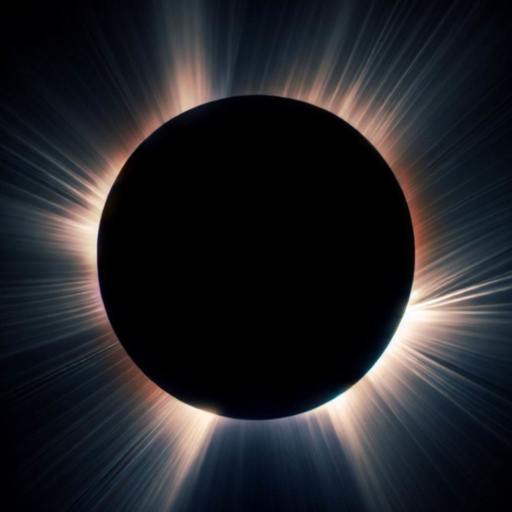
#> input picture corona3.jpeg, 1024 x 1024 px, found by its file name (shown at 1/2 size)
$ jupyter execute --allow-errors imagen.ipynb
#> lines starting #> are read from the running program, lines starting #| are printed output that depends on the picture
[cell 1]
import numpy as np
import matplotlib.pyplot as plt
import matplotlib.animation as animation
import os
import cv2
import pandas as pd

# Load the input image
img = cv2.imread('/home/emiliano/proyecto_INAOE/GATU/corona3.jpeg', 0)
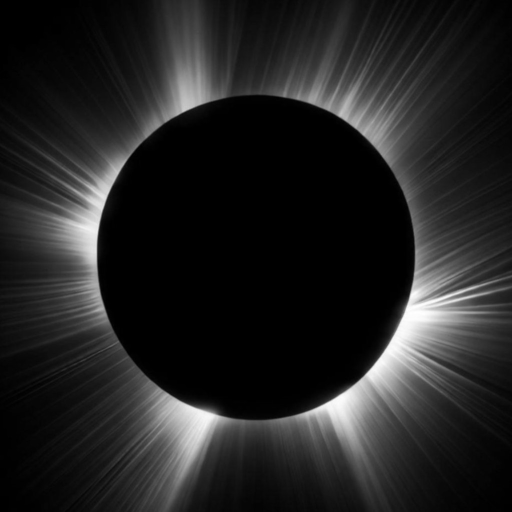
#> img: shape (1024, 1024) (shown at 1/2 size); min 0, max 255, mean 34.9

# Get the dimensions of the image
h, w = img.shape
#> h = 1024; w = 1024

# Calculate center of image
center_x = w // 2
#> center_x = 512
center_y = h // 2
#> center_y = 512

# Initialize the radar values array with 3600 samples per angle
radar_values = np.zeros((h // 2, 360))
print(h,w)
#| 1024 1024

[cell 2]
z=[]
j=[]

for angle in np.arange(0, 360, 1.0):
    for r in range(h // 2):
        x = int(np.round(center_x + r * np.sin(np.deg2rad(angle))))
        z.append(x)
        y = int(np.round(center_y + r * np.cos(np.deg2rad(angle))))
        j.append(y)

[cell 3]
j=[]
l=[]

for angle in np.arange(0, 360, 1.0):
    for r in range(h // 2):
        x = int(np.round(center_x + r * np.sin(np.deg2rad(angle))))
        j.append(x)
        y = int(np.round(center_y + r * np.cos(np.deg2rad(angle))))
        l.append(y)

print(x,y,h,w)
#| 503 1023 1024 1024

[cell 4]
np.min(l)
#> Out = 1

[cell 5]
print(h,w)
#| 1024 1024

[cell 6]
print(np.shape(radar_values))
#| (512, 360)

[cell 7]
radar_values

[cell 8]
z=[]
j=[]
for angle in np.arange(0, 360, 1.0):
    for r in range(h // 2):
        x = int(np.round(center_x + r * np.sin(np.deg2rad(angle))))
        z.append(x)
        y = int(np.round(center_y + r * np.cos(np.deg2rad(angle))))
        j.append(y)
        if x < 0 or x >= w or y < 0 or y >= h:
            radar_values[r, int(angle)] = 0
        else:
            radar_values[r, int(angle)] = img[y, x]
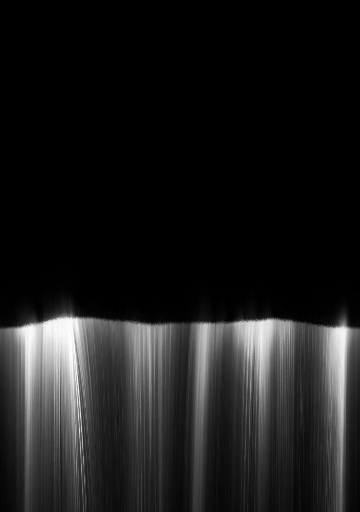
#> radar_values: shape (512, 360) float64; min 0, max 255, mean 27.1
#> after the loop, j = 184320 items; z = 184320 items

[cell 9]
print(np.shape(z))
#| (184320,)
print(512*360)

[cell 10]
np.shape(radar_values)
#> Out = (512, 360)

[cell 11]
avg_values = np.mean(radar_values, axis=0)
#> avg_values = 360 values, max 65.37 at index 341, min 9.29 at index 181, mean 27.14

[cell 12]
np.shape(avg_values)
#> Out = (360,)

[cell 13]
data = np.column_stack((np.arange(0, 360, 1.0), avg_values))
#> data = 360 pairs, first value 0 to 359, second value 9.29 to 65.37
data
#> Out has the same summary as data

[cell 14]
time_signature = (4, 4)
numerator, denominator = time_signature
print(numerator,denominator)

[cell 15]
import os
import mido
import numpy as np
import matplotlib.pyplot as plt

# Load data from file
#> (the rest of this cell did not finish here and is left out)

[cell 16]
data
#> Out has the same summary as data

[cell 17]
data
#> Out has the same summary as data

$ run again, with sonogram.png saved as corona3.jpeg
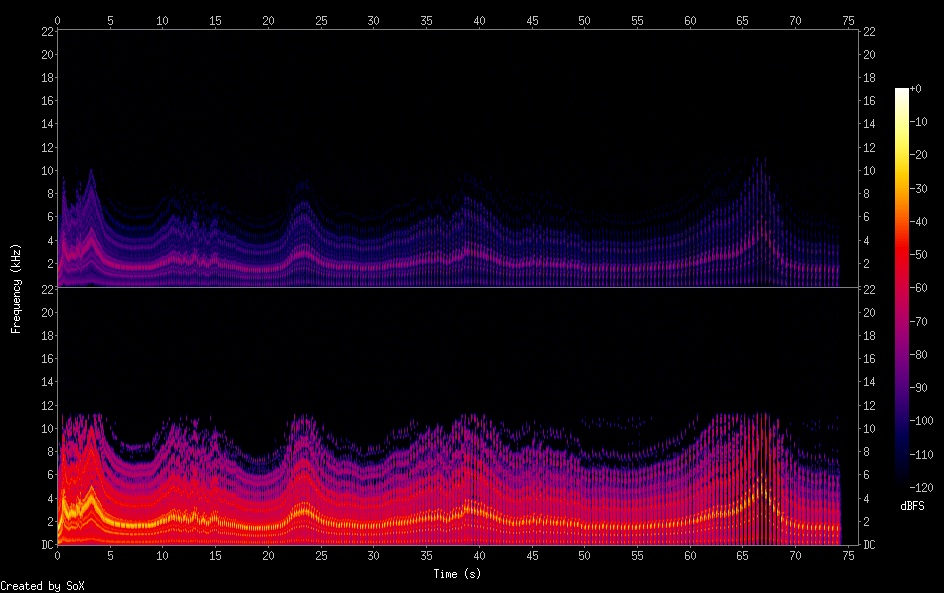
#> input picture sonogram.png, 944 x 593 px, found by its file name
#> `img = cv2.imread('/home/emiliano/proyecto_INAOE/GATU/corona3.jpeg', 0)`:
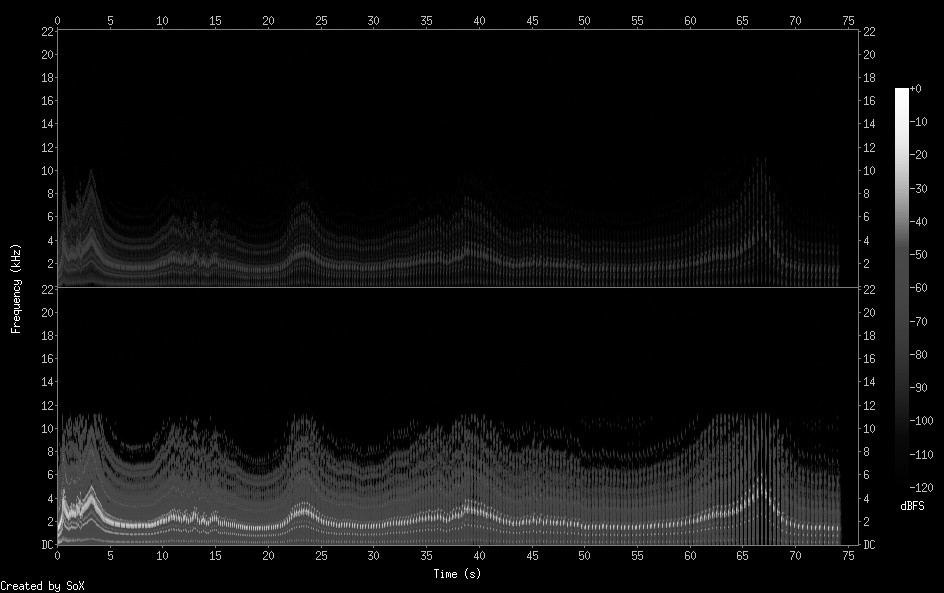
#> img: shape (593, 944); min 0, max 255, mean 14
#| 593 944
#| 467 591 593 944
#| 593 944
#| (296, 360)
#> after the loop `for angle in np.arange(0, 360, 1.0):`:
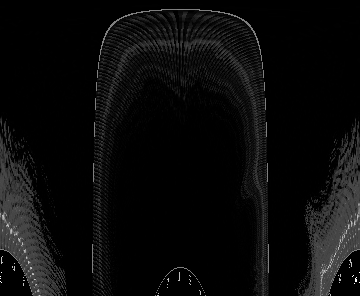
#> radar_values: shape (296, 360) float64; min 0, max 255, mean 10.7
#> after the loop `for angle in np.arange(0, 360, 1.0):`: j = 106560 items
#| (106560,)
#> avg_values = 360 values, max 30.98 at index 1, min 0.0507 at index 84, mean 10.71
#> data = 360 pairs, first value 0 to 359, second value 0.0507 to 30.98
#> `data`: Out has the same summary as data
#> `data`: Out has the same summary as data
#> `data`: Out has the same summary as data
